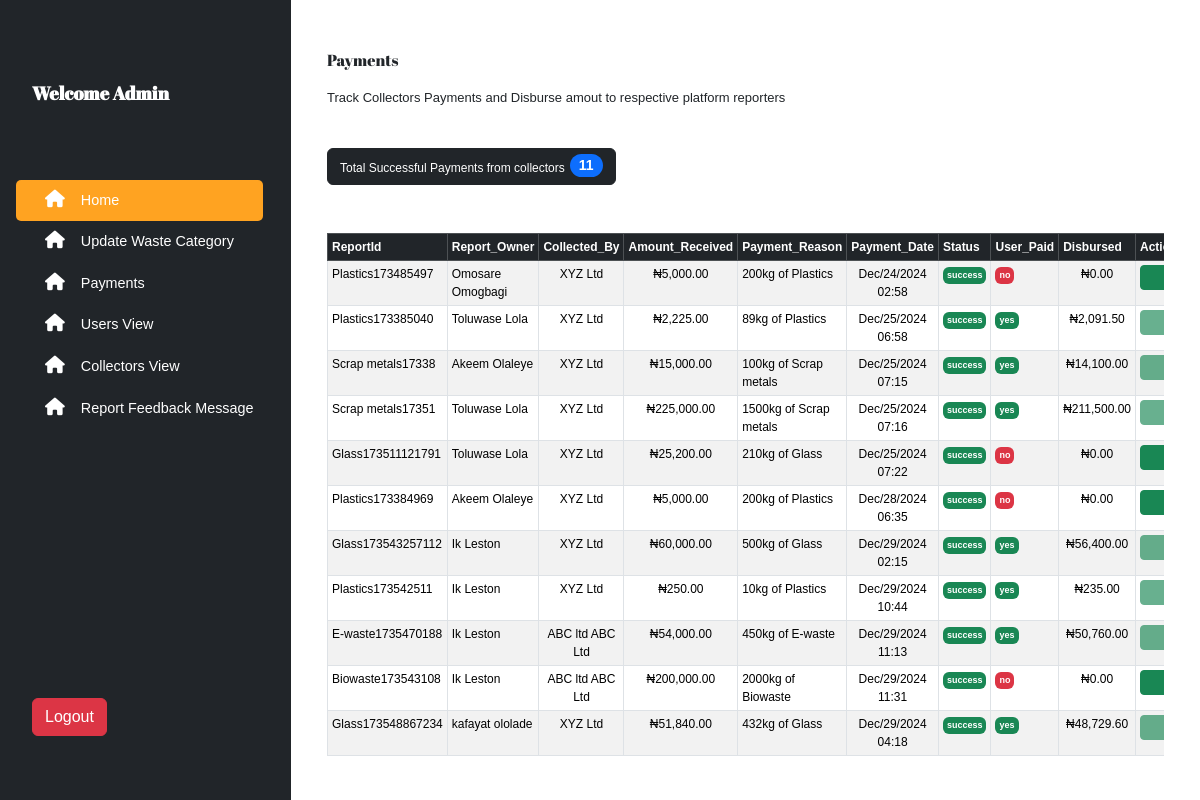
The page /ecoearn/paymentview.php (signed in) on the database its author committed.
### tables this page shows
CREATE TABLE `payment` (
  `pay_id` int(11) NOT NULL,
  `ref_no` varchar(45) NOT NULL,
  `pay_date` timestamp NOT NULL DEFAULT current_timestamp() ON UPDATE current_timestamp(),
  `pay_user_id` int(11) NOT NULL,
  `pay_amount` float NOT NULL,
  `pay_status` enum('pending','failed','success','') NOT NULL DEFAULT 'pending',
  `pay_report_id` int(11) NOT NULL,
  `pay_agent_id` int(11) NOT NULL,
  `user_paid` enum('yes','no','','') NOT NULL DEFAULT 'no',
  `user_paid_amount` float NOT NULL,
  `userpaid_refno` varchar(50) NOT NULL
);

CREATE TABLE `reports_waste` (
  `report_id` int(11) NOT NULL,
  `user_id` int(11) NOT NULL,
  `report_date` timestamp NOT NULL DEFAULT current_timestamp(),
  `pickup_address` text NOT NULL,
  `waste_type` varchar(255) NOT NULL,
  `waste_image` text NOT NULL,
  `waste_amount` float NOT NULL,
  `reports_status` varchar(255) NOT NULL DEFAULT 'pending',
  `report_state_id` int(11) NOT NULL,
  `report_lga_id` int(11) NOT NULL,
  `cat_id` int(11) NOT NULL,
  `points_earned` int(11) NOT NULL,
  `pointsperkg_earned` int(11) NOT NULL,
  `report_ref` varchar(255) NOT NULL,
  `approved_time` timestamp NULL DEFAULT NULL,
  `verified_status` enum('verified','unverified','','') NOT NULL DEFAULT 'unverified'
);

CREATE TABLE `users` (
  `user_id` int(11) NOT NULL,
  `user_name` varchar(255) NOT NULL,
  `email` varchar(255) NOT NULL,
  `password` varchar(255) NOT NULL,
  `created_date` timestamp NOT NULL DEFAULT current_timestamp(),
  `phone_number` varchar(255) NOT NULL,
  `address` text NOT NULL,
  `state_id` int(11) NOT NULL,
  `lga_id` int(11) DEFAULT NULL,
  `account_no` int(12) DEFAULT NULL,
  `account_no2` bigint(20) NOT NULL,
  `Bank_Name` varchar(255) NOT NULL,
  `nearest_pickup` varchar(5000) NOT NULL,
  `active_status` enum('active','restricted','','') NOT NULL,
  `Bank_code` varchar(50) NOT NULL
);

CREATE TABLE `agent` (
  `agent_id` int(11) NOT NULL,
  `first_name` varchar(255) NOT NULL,
  `email_address` varchar(255) NOT NULL,
  `phone` varchar(255) NOT NULL,
  `password` varchar(255) NOT NULL,
  `last_name` varchar(255) NOT NULL,
  `created_date` timestamp NOT NULL DEFAULT current_timestamp(),
  `active_status` enum('active','restricted','','') NOT NULL DEFAULT 'active'
);

### ecoearn/classes/Db.php (called while the page is built, shortened)
<?php
class Db{
    private $dbname = DBNAME;
    private $dbuser = DBUSER;
    private $dbpass = DBPASS;
    private $dbhost = DBHOST;
    protected function connect(){
         $dsn ="mysql:host=$this->dbhost;dbname=$this->dbname";
         $option = [
            PDO::ATTR_ERRMODE=>PDO::ERRMODE_EXCEPTION
         ];
        try{
        $conn = new PDO($dsn,$this->dbuser,$this->dbpass,$option);
        return $conn;}
        catch(PDOException $e) {
          return $e->getMessage();
        }
    }
}
?>

### ecoearn/classes/Admin.php (called while the page is built, shortened)
<?php
require_once "Db.php";
class Admin extends Db{
            private $dbconn;
            function __construct(){
                $this->dbconn =  $this->connect();
            }
            public function getsuccessfulpaymentrecords(){
                $sql = "SELECT * FROM payment JOIN reports_waste on payment.pay_report_id=reports_waste.report_id JOIN users on reports_waste.user_id=users.user_id where pay_status='success'";
                $stmt = $this->dbconn->prepare($sql);
                $stmt->execute();
                $res = $stmt->fetchAll(PDO::FETCH_ASSOC);
                return $res;
            }
            public function collname($id){
                $sql = "SELECT * FROM agent where agent_id=? limit 1";
                $stmt = $this->dbconn->prepare($sql);
                $stmt->execute([$id]);
                $res = $stmt->fetch(PDO::FETCH_ASSOC);
                return $res;
            }
}
?>

### ecoearn/paymentview.php (the view, shortened to what this page needs)
<?php
require_once "classes/Admin.php";
$ad=new Admin;
$payrecs = $ad->getsuccessfulpaymentrecords();
?>
<!DOCTYPE html>
<html>
<head>
    <link href="https://cdn.lineicons.com/4.0/lineicons.css" rel="stylesheet" />
    <link href="fontawesome/css/all.css" rel="stylesheet" />
    <link href="bootstrap/css/bootstrap.min.css" rel="stylesheet"  type="text/css">
    <link rel="stylesheet" href="adminstyle.css" type="text/css" >
</head>
<body>
<div class="container-fluid ms-0 ps-0 mt-0">
        <div class="row">
                <div class="col-md-3 bg-dark"  >
                    <div class="d-flex flex-column  p-3" style="min-height: 100vh;" >
                            <div class="p-3 mt-5">
                                <div class="sidebar-logo">
                                    <a href="#">Welcome Admin</a>
                                </div>
                            </div>
                             <?php include_once "partials/adminmenu.php";?>
                    </div>
                </div>
            <div class="col-md-9" style="background-color:#fff;">
                    <div class="col-12 mt-5 mx-4" style="font-family:'Abril Fatface',sanserif">Payments</div>
                    <p class="mx-4 mt-3" style="font-size:13px;">Track Collectors Payments and Disburse amout to respective platform reporters</p>
                    <button type="button" class="btn btn-dark m-4" style="font-size:12px">Total Successful Payments from collectors<span class="badge bg-primary rounded-pill" style="font-size:14px; margin-left:5px;">
                        <?php echo count($payrecs); ?>
                    </span>
                </button>
                    <div class="paytable m-4 table-responsive">
                      <?php
                        if(count($payrecs)>0) {?>
                            <table class="table table-hover table-striped table-sm table-bordered">
                                <thead class="table-dark" style="border-radius:5px 5px">
                                    <tr>
                                        <th scope="col">ReportId</th>
                                        <th scope="col">Report_Owner</th>
                                        <th scope="col">Collected_By</th>
                                        <th scope="col">Amount_Received</th>
                                        <th scope="col">Payment_Reason</th>
                                        <th scope="col">Payment_Date</th>
                                        <th scope="col">Status</th>
                                        <th scope="col">User_Paid</th>
                                        <th>Disbursed</th>
                                        <th colspan='2'>Action</th>
                                    </tr>
                                </thead>
                                <tbody>
                                <?php
                                foreach($payrecs as $val){?>
                                    <tr>
                                        <td scope="col"><?php echo substr($val['report_ref'],0,17)?></td>
                                        <td scope="col"><?php echo $val['user_name']?></td>
                                        <td scope="col" class="text-center"><?php echo $ad->collname($val['pay_agent_id'])['first_name']?></td>
                                        <td scope="col" class="text-center"><?php echo "₦".number_format($val['pay_amount'],2)?></td>
                                        <td scope="col" class="text-start"><?php echo $val['waste_amount'].'kg'.' '.'of'.' '.$val['waste_type'] ?></td>
                                        <td scope="col" class="text-center" style="font-size:12px;"><?php echo date("M/d/Y h:i",strtotime($val['pay_date']))?></td>
                                        <td scope="col"><?php $astatus=$val['pay_status']; if($astatus=='success'){echo "<span class='badge bg-success p-1'>".$astatus."</span>";}else{echo "<span class='badge bg-danger p-1'>".$astatus."</span>";}  ?></td>
                                        <td scope="col"><?php $astatus=$val['user_paid']; if($astatus=='yes'){echo "<span class='badge bg-success p-1'>".$astatus."</span>";}else{echo "<span class='badge bg-danger p-1'>".$astatus."</span>";}  ?></td>
                                        <td scope="col" class="text-center"><?php echo "₦".number_format($val['user_paid_amount'],2)?></td>
                                        <td >
                                            <form  method="post" class="payhidden" action="paymentview2.php">
                                                <?php
                                                if($val['user_paid']==='yes'){?>
                                                <button style="font-size:10px;width: 90px;" type="submit" class="btn btn-success btn-sm" name="btnrpay" disabled>Pay User</button>
                                               <?php }
                                               else{?>
                                                <button style="font-size:10px;width: 90px;" type="submit" class="btn btn-success btn-sm" name="btnrpay">Pay User</button>
                                               <?php }
                                                ?>
                                            </form>
                                        </td>
                                    </tr>
                                    <?php }?>
                                </tbody>
                            </table><?php }?>
                    </div>
            </div>
        </div>
</div>
</body>
</html>

### ecoearn/adminstyle.css (style rules this page uses)
body { box-sizing: border-box; margin: 0; padding: 0; }
a { text-decoration: none; }
body { font-family: 'Arial', sans-serif; }
.sidebar-logo { margin: auto 0; }
.sidebar-logo a { color:white; font-size: 1.15rem; font-weight: 600; font-family: 'Abril Fatface','Arial Narrow Bold', sans-serif; }

### ecoearn/paymentview.php (style rules this page uses)
body { margin:0px; padding:0px; }
.paytable { font-size: 12px; }

### rows shown on the page
payment: reports_waste.report_ref "Plastics173485497", pay_user.user_name "Omosare Omogbagi", pay_agent.first_name "XYZ Ltd", pay_amount "5,000.00", reports_waste.waste_amount "200", reports_waste.waste_type "Plastics", pay_date "Dec/24/2024 02:58", pay_status "success", user_paid "no", user_paid_amount "0.00"
payment: reports_waste.report_ref "Plastics173385040", pay_user.user_name "Toluwase Lola", pay_agent.first_name "XYZ Ltd", pay_amount "2,225.00", reports_waste.waste_amount "89", reports_waste.waste_type "Plastics", pay_date "Dec/25/2024 06:58", pay_status "success", user_paid "yes", user_paid_amount "2,091.50"
payment: reports_waste.report_ref "Scrap metals17338", pay_user.user_name "Akeem Olaleye", pay_agent.first_name "XYZ Ltd", pay_amount "15,000.00", reports_waste.waste_amount "100", reports_waste.waste_type "Scrap metals", pay_date "Dec/25/2024 07:15", pay_status "success", user_paid "yes", user_paid_amount "14,100.00"
payment: reports_waste.report_ref "Scrap metals17351", pay_user.user_name "Toluwase Lola", pay_agent.first_name "XYZ Ltd", pay_amount "225,000.00", reports_waste.waste_amount "1500", reports_waste.waste_type "Scrap metals", pay_date "Dec/25/2024 07:16", pay_status "success", user_paid "yes", user_paid_amount "211,500.00"
payment: reports_waste.report_ref "Glass173511121791", pay_user.user_name "Toluwase Lola", pay_agent.first_name "XYZ Ltd", pay_amount "25,200.00", reports_waste.waste_amount "210", reports_waste.waste_type "Glass", pay_date "Dec/25/2024 07:22", pay_status "success", user_paid "no", user_paid_amount "0.00"
payment: reports_waste.report_ref "Plastics173384969", pay_user.user_name "Akeem Olaleye", pay_agent.first_name "XYZ Ltd", pay_amount "5,000.00", reports_waste.waste_amount "200", reports_waste.waste_type "Plastics", pay_date "Dec/28/2024 06:35", pay_status "success", user_paid "no", user_paid_amount "0.00"
payment: reports_waste.report_ref "Glass173543257112", pay_user.user_name "Ik Leston", pay_agent.first_name "XYZ Ltd", pay_amount "60,000.00", reports_waste.waste_amount "500", reports_waste.waste_type "Glass", pay_date "Dec/29/2024 02:15", pay_status "success", user_paid "yes", user_paid_amount "56,400.00"
payment: reports_waste.report_ref "Plastics173542511", pay_user.user_name "Ik Leston", pay_agent.first_name "XYZ Ltd", pay_amount "250.00", reports_waste.waste_amount "10", reports_waste.waste_type "Plastics", pay_date "Dec/29/2024 10:44", pay_status "success", user_paid "yes", user_paid_amount "235.00"
payment: reports_waste.report_ref "E-waste1735470188", pay_user.user_name "Ik Leston", pay_agent.first_name "ABC ltd ABC Ltd", pay_amount "54,000.00", reports_waste.waste_amount "450", reports_waste.waste_type "E-waste", pay_date "Dec/29/2024 11:13", pay_status "success", user_paid "yes", user_paid_amount "50,760.00"
payment: reports_waste.report_ref "Biowaste173543108", pay_user.user_name "Ik Leston", pay_agent.first_name "ABC ltd ABC Ltd", pay_amount "200,000.00", reports_waste.waste_amount "2000", reports_waste.waste_type "Biowaste", pay_date "Dec/29/2024 11:31", pay_status "success", user_paid "no", user_paid_amount "0.00"
payment: reports_waste.report_ref "Glass173548867234", pay_user.user_name "kafayat ololade", pay_agent.first_name "XYZ Ltd", pay_amount "51,840.00", reports_waste.waste_amount "432", reports_waste.waste_type "Glass", pay_date "Dec/29/2024 04:18", pay_status "success", user_paid "yes", user_paid_amount "48,729.60"

### other values the page prints
count($payrecs) "11"
